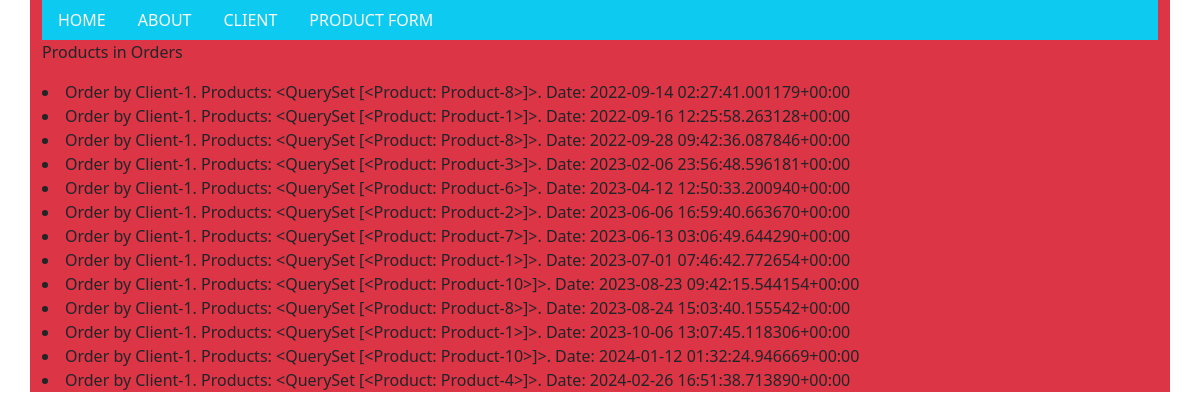
The app's page /1/, older data.
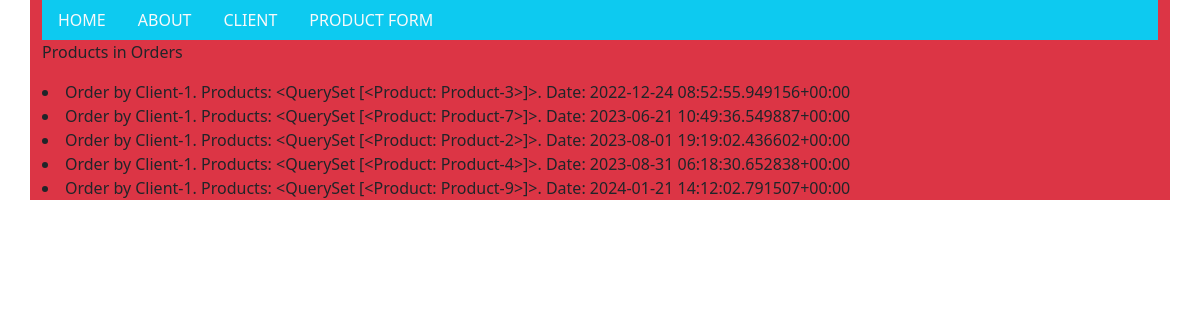
The same page, newer data.
### hwapp/models.py (models this page shows)
class Order(models.Model):
    customer = models.ForeignKey(Client, on_delete=models.CASCADE)
    products = models.ManyToManyField(Product)
    total_price = models.DecimalField(
        max_digits=8, decimal_places=2, blank=True, null=True)
    created_at = models.DateTimeField(default=timezone.now)
    class Meta:
        verbose_name = ("Order")
        verbose_name_plural = ("Orders")
    def __str__(self):
        return f'Order by {self.customer}. Products: {self.products.all()}. Date: {self.created_at}'

class Client(models.Model):
    name = models.CharField(max_length=255)
    email = models.EmailField(max_length=255, blank=True, null=True)
    phone_num = models.BigIntegerField(blank=True, null=True)
    address = models.CharField(max_length=255, blank=True, null=True)
    created_at = models.DateTimeField(auto_now_add=True)
    class Meta:
        verbose_name = ("Client")
        verbose_name_plural = ("Clients")
    def __str__(self):
        return self.name

class Product(models.Model):
    name = models.CharField(max_length=255)
    description = models.TextField(blank=True, null=True)
    price = models.DecimalField(
        decimal_places=2, max_digits=8, blank=True, null=True)
    quantity = models.PositiveIntegerField(default=1)
    created_at = models.DateTimeField(auto_now_add=True)
    image = models.ImageField(upload_to='media', blank=True, null=True)
    class Meta:
        verbose_name = ("Product")
        verbose_name_plural = ("Products")
    def __str__(self):
        return self.name

### hwapp/views.py (the view)
# urls.py: path('<int:client_pk>/', views.client_orders, name='client_orders'),
def client_orders(request, client_pk):
    client = get_object_or_404(Client, pk=client_pk)
    orders = Order.objects.filter(customer=client).order_by('created_at')
    return render(request, 'hwapp/client_orders.html', {'orders': orders})

### hwapp/templates/hwapp/client_orders.html (shortened to what this page needs)
{% extends 'base.html' %}
{% block content %}
  <p>Products in Orders{{ message }}</p>
  {% for order in orders %}
    <li>{{ order }}</li>
  {% endfor %}
{% endblock %}

Row changes from the older to the newer data that the page shows:
no longer on this page (row edited): Order: customer+id+created_at "Order by Client-1. Products: <QuerySet [<Product: Product-8>]>. Date: 2022-09-14 02:27:41.001179+00:00"
no longer on this page (row edited): Order: customer+id+created_at "Order by Client-1. Products: <QuerySet [<Product: Product-1>]>. Date: 2022-09-16 12:25:58.263128+00:00"
no longer on this page (row edited): Order: customer+id+created_at "Order by Client-1. Products: <QuerySet [<Product: Product-8>]>. Date: 2022-09-28 09:42:36.087846+00:00"
no longer on this page (row edited): Order: customer+id+created_at "Order by Client-1. Products: <QuerySet [<Product: Product-3>]>. Date: 2023-02-06 23:56:48.596181+00:00"
no longer on this page (row edited): Order: customer+id+created_at "Order by Client-1. Products: <QuerySet [<Product: Product-6>]>. Date: 2023-04-12 12:50:33.200940+00:00"
no longer on this page (row edited): Order: customer+id+created_at "Order by Client-1. Products: <QuerySet [<Product: Product-2>]>. Date: 2023-06-06 16:59:40.663670+00:00"
no longer on this page (row edited): Order: customer+id+created_at "Order by Client-1. Products: <QuerySet [<Product: Product-7>]>. Date: 2023-06-13 03:06:49.644290+00:00"
no longer on this page (row edited): Order: customer+id+created_at "Order by Client-1. Products: <QuerySet [<Product: Product-1>]>. Date: 2023-07-01 07:46:42.772654+00:00"
no longer on this page (row edited): Order: customer+id+created_at "Order by Client-1. Products: <QuerySet [<Product: Product-10>]>. Date: 2023-08-23 09:42:15.544154+00:00"
no longer on this page (row edited): Order: customer+id+created_at "Order by Client-1. Products: <QuerySet [<Product: Product-8>]>. Date: 2023-08-24 15:03:40.155542+00:00"
no longer on this page (row edited): Order: customer+id+created_at "Order by Client-1. Products: <QuerySet [<Product: Product-1>]>. Date: 2023-10-06 13:07:45.118306+00:00"
no longer on this page (row edited): Order: customer+id+created_at "Order by Client-1. Products: <QuerySet [<Product: Product-10>]>. Date: 2024-01-12 01:32:24.946669+00:00"
no longer on this page (row edited): Order: customer+id+created_at "Order by Client-1. Products: <QuerySet [<Product: Product-4>]>. Date: 2024-02-26 16:51:38.713890+00:00"
now on this page (row edited): Order: customer+id+created_at "Order by Client-1. Products: <QuerySet [<Product: Product-3>]>. Date: 2022-12-24 08:52:55.949156+00:00"
now on this page (row edited): Order: customer+id+created_at "Order by Client-1. Products: <QuerySet [<Product: Product-7>]>. Date: 2023-06-21 10:49:36.549887+00:00"
now on this page (row edited): Order: customer+id+created_at "Order by Client-1. Products: <QuerySet [<Product: Product-2>]>. Date: 2023-08-01 19:19:02.436602+00:00"
now on this page (row edited): Order: customer+id+created_at "Order by Client-1. Products: <QuerySet [<Product: Product-4>]>. Date: 2023-08-31 06:18:30.652838+00:00"
now on this page (row edited): Order: customer+id+created_at "Order by Client-1. Products: <QuerySet [<Product: Product-9>]>. Date: 2024-01-21 14:12:02.791507+00:00"
